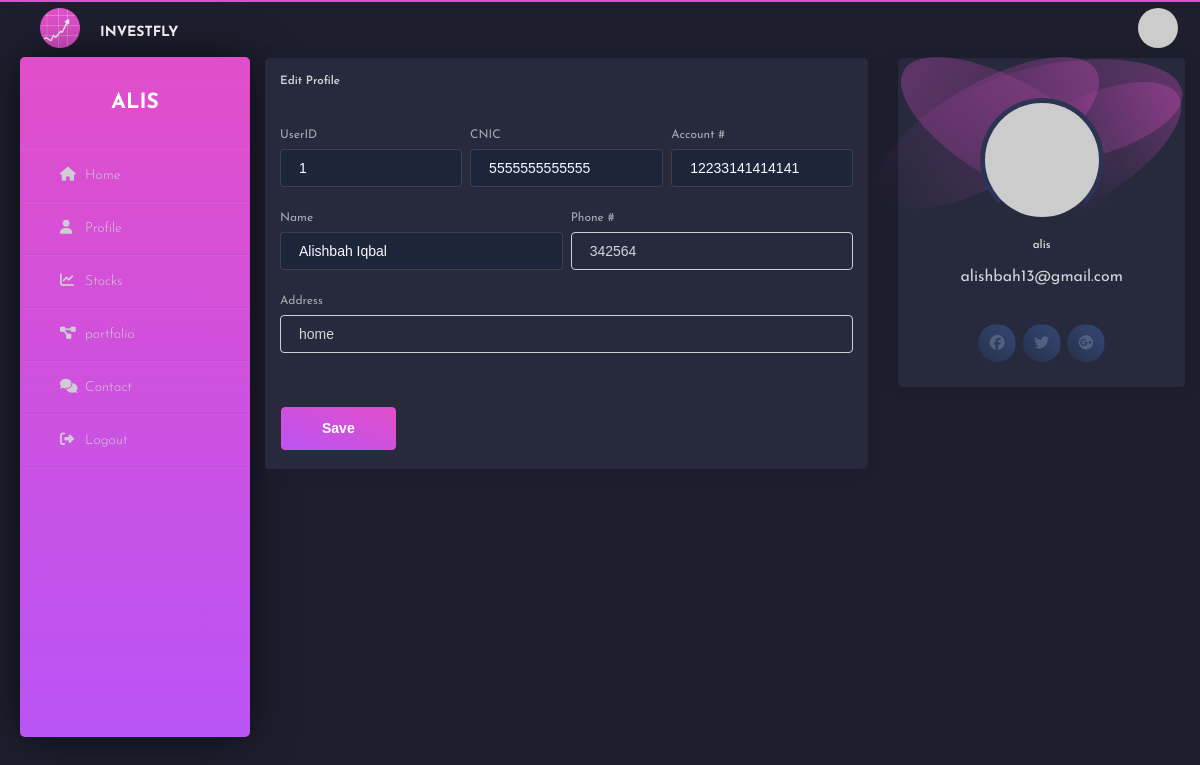
The app's page /profile (signed in), older data.
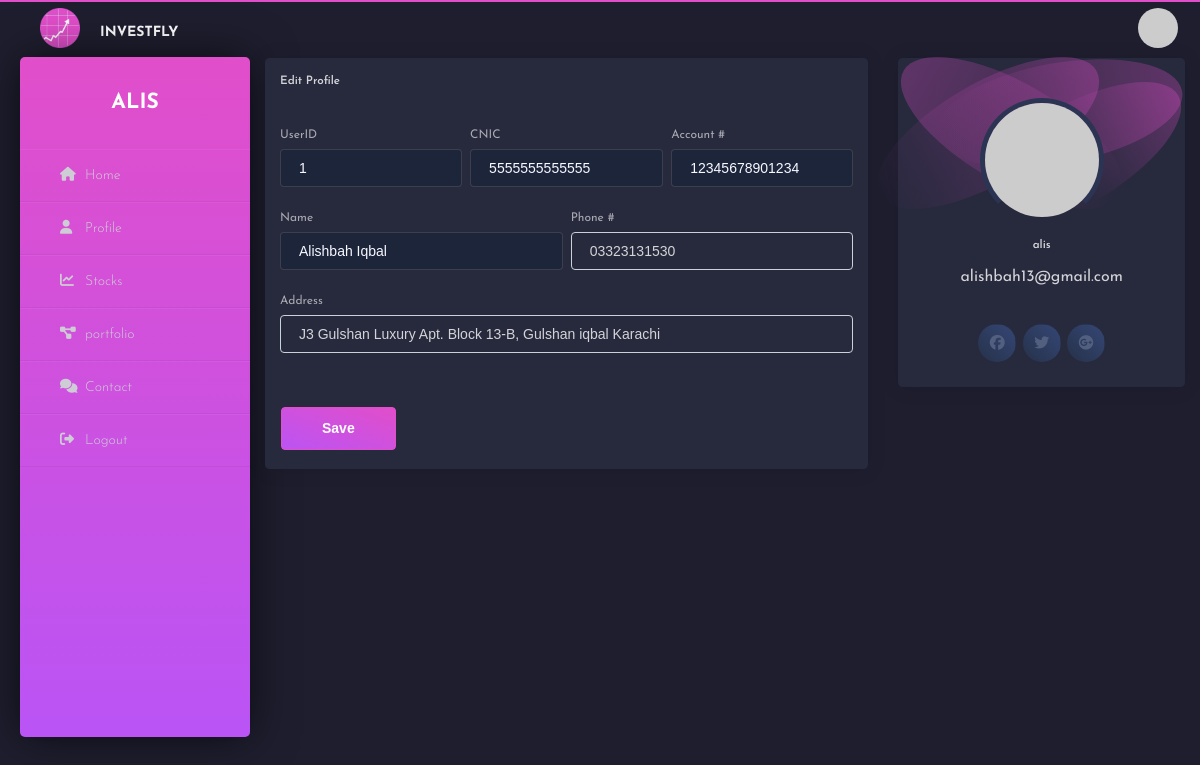
The same page, newer data.
### app/models.py (models this page shows, shortened)
class user_login(UserMixin, db.Model):
    id = db.Column(db.Integer, primary_key=True, nullable=False)
    username = db.Column(db.String(64), index=True, unique=True, nullable=False)
    email = db.Column(db.String(120), index=True, unique=True, nullable=False)
    password_hash = db.Column(db.String(128))
    def avatar(self, size):
        digest = md5(self.email.lower().encode('utf-8')).hexdigest()
        return 'https://www.gravatar.com/avatar/{}?d=identicon&s={}'.format(digest, size)

class user_info(db.Model):
    id = db.Column(db.Integer, primary_key=True, nullable=False)
    user_id = db.Column(db.Integer, db.ForeignKey('user_login.id',onupdate='CASCADE',ondelete='CASCADE'),unique=True, nullable=False)
    fname= db.Column(db.String(20))
    phone= db.Column(db.String, unique=True, nullable=False)
    acc_num= db.Column(db.Integer, unique=True, nullable=False)
    cnic= db.Column(db.Integer, unique=True, nullable=False)
    addr= db.Column(db.String(50))

### app/routes.py (the view)
@app.route('/profile', methods = ['GET', 'POST'])
@login_required
def profile():
    user = user_info.query.filter_by(user_id=current_user.id).first_or_404()
    form = EditProfileForm()
    if form.validate_on_submit():
        if user_info.valid_phone_num(form.phone.data):
            user.phone = form.phone.data
            user.addr = form.addr.data
            db.session.commit()
    return render_template('profile.html',user=user,form=form)

### app/forms.py
class EditProfileForm(FlaskForm):
    phone = StringField('Phone Number')
    addr = TextField('Phone Number')
    submit = SubmitField('Submit')

### app/models.py (called while the page is built)
@app.before_request
def before_request():
    session.permanent = True
    app.permanent_session_lifetime = timedelta(seconds=600)

@login.user_loader
def load_user(id):
    return user_login.query.get(int(id))

### app/templates/profile.html (shortened to what this page needs)
{% extends "base2.html" %}
{% block head %}
	<link rel= "stylesheet" type= "text/css" href= "{{url_for('static',filename='css/profile.css')}}">
{% endblock %}
{% block content %}
<div class="rowm">
  <div class="col-md-8">
    <div class="card">
      <div class="card-header">
        <h5 class="title">Edit Profile</h5>
      </div>
      <div class="card-body">
        <form action="" method="post" novalidate>
          <div class="row">
            <div class="col-md-5 pr-md-1">
              <div class="form-group">
                <label>UserID</label>
                <input type="text" class="form-control" disabled="" placeholder="{{ current_user.id }}">
              </div>
            </div>
            <div class="col-md-3 px-md-1">
              <div class="form-group">
                <label>CNIC</label>
                <input type="text" class="form-control" disabled="" placeholder="{{ user.cnic }}">
              </div>
            </div>
            <div class="col-md-4 pl-md-1">
              <div class="form-group">
                <label >Account #</label>
                <input class="form-control" disabled="" placeholder="{{ user.acc_num }}">
              </div>
            </div>
          </div>
          <div class="row">
            <div class="col-md-6 pr-md-1">
              <div class="form-group">
                <label>Name</label>
                <input type="text" class="form-control" disabled="" placeholder="{{user.fname}}">
              </div>
            </div>
            <div class="col-md-6 pl-md-1">
              <div class="form-group">
                <label>Phone #</label>
                <input type="text" class="form-control" placeholder="{{ user.phone }}" value="{{ user.phone }}" name="phone" maxlength="11" pattern="\d*" >
              </div>
            </div>
          </div>
          <div class="row">
            <div class="col-md-12">
              <div class="form-group">
                <label>Address</label>
                <input type="text" class="form-control" placeholder="{{ user.addr}}" value="{{ user.addr }}" name="addr">
              </div>
            </div>
          </div>
      </div>
      <div class="card-footer">
        <button type="submit" class="btn btn-fill btn-primary">Save</button>
      </div>
    </div>
  </div>
  <div class="col-md-4">
    <div class="card card-user">
      <div class="card-body">
        <p class="card-text">
          <div class="author">
            <a href="javascript:void(0)">
              <img class="avatar" src="{{current_user.avatar(128)}}" >
              <h5 class="title">
                {{ current_user.username }}
              </h5>
            </a>
            <p class="description">
              {{ current_user.email }}
            </p>
          </div>
        </p>
      </div>
      <div class="card-footer">
        <div class="button-container">
          <button href="javascript:void(0)" class="btn btn-icon btn-round btn-facebook">
            <i class="fab fa-facebook"></i>
          </button>
          <button href="javascript:void(0)" class="btn btn-icon btn-round btn-twitter">
            <i class="fab fa-twitter"></i>
          </button>
          <button href="javascript:void(0)" class="btn btn-icon btn-round btn-google">
            <i class="fab fa-google-plus"></i>
          </button>
        </div>
      </div>
    </div>
  </div>
</div>
{% endblock %}

### app/templates/base2.html (shortened to what this page needs)
<!DOCTYPE html>
<html lang="en">
<head>
	<link rel= "stylesheet" type= "text/css" href= "{{url_for('static',filename='css/base2.css')}}">
    {% block head %}{% endblock %}
</head>
<body>
<div class="wrapper">
    <img class="img" src="{{url_for('static',filename='img/logo1.png')}}" width="40" height="40" alt="" loading="lazy">
    <div class="header">
        <h4>INVESTFLY</h4>
    </div>
    <img class="user" src="{{current_user.avatar(128)}}" width="40" height="40" alt="" loading="lazy">
    <div class="sidebar">
        <h2>{{current_user.username}}</h2>
        <ul>
            <li><a href="{{ url_for('home_page' )}}"><i class="fas fa-home"></i>Home</a></li>
            <li><a href="{{ url_for('profile') }}"><i class="fas fa-user"></i>Profile</a></li>
            <li><a href="#"><i class="fas fa-chart-line"></i>Stocks</a></li>
            <li><a href="{{ url_for('portfolio') }}"><i class="fas fa-project-diagram"></i>portfolio</a></li>
            <li><a href="#"><i class="fas fa-comments"></i>Contact</a></li>
            <li><a href="{{ url_for('logout') }}"><i class="fas fa-sign-out-alt"></i>Logout</a></li>
        </ul>
    </div>
</div>
{% block content%}
{% endblock %}
</body>
</html>

### app/Static/css/base2.css (style rules this page uses)
* { margin: 0; padding: 0; box-sizing: border-box; list-style: none; text-decoration: none; font-family: 'Josefin Sans', sans-serif; }
::placeholder { color:ghostwhite; }
body { background-color: rgb(2, 11, 37); }
.wrapper { border-top: 2px solid #e14eca; width: 100%; display: flex; position: relative; }
.wrapper .sidebar { margin-left: 20px; margin-top: 55px; width: 230px; height: 85%; background: #ba54f5; background: -webkit-linear-gradient(0deg, #ba54f5 0%, #e14eca 100%); background: -o-linear-gradient(0deg, #ba54f5 0%, #e14eca 100%); background: -moz-linear-gradient(0deg, #ba54f5 0%, #e14eca 100%); background: linear-gradient(0deg, #ba54f5 0%, #e14eca 100%); padding: 30px 0px; position: fixed; border-radius: 5px; box-shadow: 0px 0px 45px 0px rgba(0, 0, 0, 0.6); display: block; overflow: auto; }
.wrapper .sidebar h2 { color: #fff; text-transform: uppercase; text-align: center; margin-bottom: 30px; }
.wrapper .sidebar ul li { padding: 15px; border-bottom: 1px solid #bdb8d7; border-bottom: 1px solid rgba(0,0,0,0.05); border-top: 1px solid rgba(255,255,255,0.05); }
.wrapper .sidebar ul li a { margin-left: 25px; color: #cecdd5; display: block; }
.wrapper .sidebar ul li a .fas { width: 25px; }
.wrapper .header { padding-top: 20px; background: #1e1e2f; color: white; text-transform: uppercase; text-align: center; margin-left: 20px; }
.wrapper .img { margin-top: 6px; margin-left: 40px; }
.wrapper .user { border-radius: 50%; margin-left: 80% ; margin-top: 6px; }

Row changes from the older to the newer data that the page shows:
changed user_info "Alishbah Iqbal": acc_num "12233141414141" → "12345678901234"; phone "342564" → "03323131530"; addr "home" → "J3 Gulshan Luxury Apt. Block 13-B, Gulshan iqbal Karachi"
